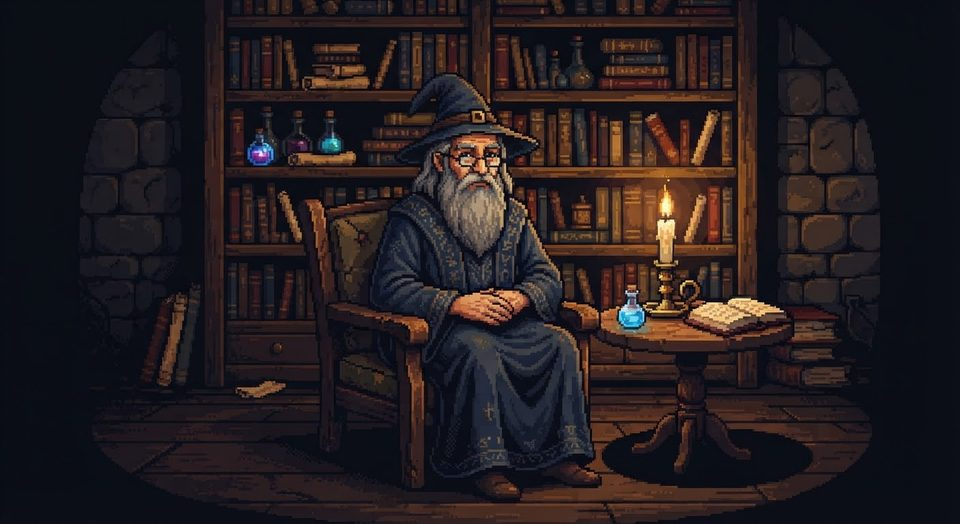
#> input picture assets/img/study.jpg, 960 x 524 px
$ python make_medius_reactions.py
#> lines starting #> are read from the running program, lines starting #| are printed output that depends on the picture; after the words box and inside, x2 and y2 are one past the last pixel; in counts of white or black regions, pixels touching at a corner belong together
#!/usr/bin/env python3
"""HealthWiz Kingdom: Medius's reaction frames for the Wizard's Counsel (js/v6-counsel.js).

Reads assets/img/study.jpg and writes assets/img/medius-reactions.webp (lossless), a sheet of small patches drawn in
the study's own style and colours: eyes (closed, happy, soft, looking up, wide), brows (raised inside ends, lifted),
mouth (smile, frown, open). His hands are never redrawn: they stay as painted. Each patch holds only the pixels that change; everything else stays the
study image. It also prints the patch layout that js/v6-counsel.js keeps in SHEET.

The nod and the breathing need no stored pixels: js/v6-counsel.js redraws the study itself shifted by a few pixels
inside the head outline HEAD below (the same polygon is in the script).

Needs Python 3 with Pillow and NumPy:   python3 tools/art/make_medius_reactions.py
"""
import json, os
import numpy as np
from PIL import Image

ROOT = os.path.join(os.path.dirname(os.path.abspath(__file__)), '..', '..')
SRC = os.path.join(ROOT, 'assets', 'img', 'study.jpg')
OUT = os.path.join(ROOT, 'assets', 'img', 'medius-reactions.webp')
A = np.asarray(Image.open(SRC).convert('RGB')).astype(np.int16)

# Head outline (hat, face, hair, beard) in study.jpg pixels: shifted by the nod and the breathing.
HEAD = [(402, 150), (402, 128), (406, 120), (410, 112), (410, 104), (414, 97), (418, 92), (424, 86), (432, 80), (440, 76),
        (448, 73), (458, 73), (462, 77), (466, 80), (470, 85), (474, 90), (478, 96), (482, 101), (488, 109), (494, 116),
        (500, 122), (506, 126), (512, 130), (518, 133), (524, 136), (530, 139), (536, 143), (539, 146), (530, 149),
        (520, 149), (518, 160), (518, 190), (516, 200), (512, 212), (508, 230), (500, 248), (490, 262), (480, 266),
        (468, 262), (458, 250), (448, 236), (440, 222), (432, 214), (424, 206), (414, 196), (408, 180), (404, 164)]

H = lambda s: np.array([int(s[i:i + 2], 16) for i in (0, 2, 4)], dtype=np.int16)
LID, LID2, LIDL, LASH, DARK = H('a0614f'), H('8b4b42'), H('bc8173'), H('2a0a05'), H('1b0605')
SCL, HL, IRIS, FORE = H('c6c7c1'), H('f9ebeb'), H('12121a'), H('c88a5c')
BROW, BROWL, BROWD = H('9a8a80'), H('baa9a1'), H('6d5f56')
LIP, LIPD, MOUTH, TONG = H('8a5148'), H('3f1d11'), H('200500'), H('8d5755')

def paint(img, x0, y0, rows, pal):
    for j, r in enumerate(rows):
        for i, c in enumerate(r):
            if c in pal: img[y0 + j, x0 + i] = pal[c]

EYEP = {'s': LID, 'S': LID2, 'l': LIDL, 'd': LASH, 'k': DARK, 'w': SCL, 'h': HL, 'i': IRIS, 'f': FORE}
EYES = {  # 16 x 8 at (458,150) for the left eye, mirrored at (485,150) for the right
    'closed': ['..ssssssssssss..', '.ssllllllllllss.', '.sssssssssssss..', '.ssssssssssssss.', '..ddsssssssddd..', '....ddddddd.....', '.....SSSSSS.....', '................'],
    'happy': ['..ssssssssssss..', '.ssssssssssssss.', '.sssssddddssss..', '.sssddsssssddss.', '..sdssssssssds..', '..sssssssssssS..', '.....SSSSSS.....', '................'],
    'soft': ['..ssssssssssss..', '.sslllllllllss..', '.ssssssssssssss.', '.sdddddddddddds.', '..kiiiiiiihiik..', '...kiiiiiiiik...', '................', '................'],
    'up': ['..ssssssssssss..', '.skkiihiikkkks..', '.kiiiiiiiwwwwk..', '.kwiiiwwwwwwwk..', '..kwwwwwwwwwk...', '...kkkkkkkkk....', '................', '................'],
    'wide': ['..ddddddddddd...', '.dkiiiiiiihhid..', '.kiiiiiiiihhik..', '.kiiiiiiiiiiik..', '.kwiiiiiiiiiwk..', '..kkkkkkkkkkk...', '................', '................'],
}
BROWP = {'b': BROW, 'l': BROWL, 'd': BROWD}
BROWS = {  # 20 x 8 at (455,139) left, mirrored at (483,139)
    'up': ['..............bb....', '.............bbl....', '............bbld....', '...........bbbd.....'] + ['.' * 20] * 4,
    'lift': ['.' * 20, '....bbbbbbbbbbbb....', '...blllllllllllbb...'] + ['.' * 20] * 5,
}
MOUTHP = {'l': LIP, 'L': LIPD, 'o': MOUTH, 't': TONG}
MOUTHS = {  # 32 x 8 at (464,177)
    'smile': ['.' * 32, '.' * 32, '...LL......................LL...', '....LL....................LL....', '.....LLLLLLLLLLLLLLLLLLLLLL.....', '......llllllllllllllllllll......', '.......LLLLLLLLLLLLLLLLLL.......', '.' * 32],
    'frown': ['.' * 32, '.' * 32, '.' * 32, '......LLLLLLLLLLLLLLLLLLLL......', '.....LLllllllllllllllllllLL.....', '....LL.llllllllllllllllll.LL....', '...LL......................LL...', '.' * 32],
    'open': ['.' * 32, '.' * 32, '.......LLLLLLLLLLLLLLLLLL.......', '......Loooooooooooooooooool.....', '......Loooooooooooooooooool.....', '.......Lootttttttttttttol.......', '........LLlllllllllllLL.........', '.' * 32],
}

def patch(edit):
    """Run edit(img) on a copy of the study; return (x, y, rgba) holding only the pixels that changed."""
    img = A.copy(); edit(img); ch = (img != A).any(-1)
    ys, xs = np.nonzero(ch); x0, x1, y0, y1 = xs.min(), xs.max() + 1, ys.min(), ys.max() + 1
    rgba = np.zeros((y1 - y0, x1 - x0, 4), np.uint8); sub = ch[y0:y1, x0:x1]
    rgba[..., :3] = img[y0:y1, x0:x1]; rgba[..., 3] = np.where(sub, 255, 0)
    return int(x0), int(y0), rgba
PARTS = {}
for n, e in EYES.items():
    PARTS['eyes:' + n] = patch(lambda im, e=e: (paint(im, 458, 150, e, EYEP), paint(im, 485, 150, [r[::-1] for r in e], EYEP)))
#> this loop made 5 passes
#> pass 1, in patch, `ch = (img != A).any(-1)`:
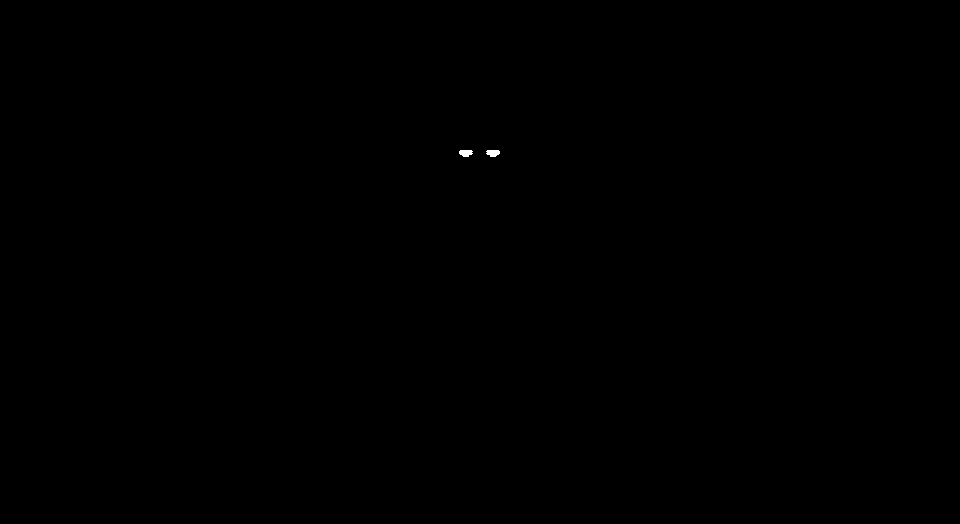
#> ch: shape (524, 960) bool; 0.03% white; 2 white regions, box (x1, y1, x2, y2) and area: (459, 150, 473, 157) 78, (486, 150, 500, 157) 78
#> after the loop, PARTS = 5 items
for n, b in BROWS.items():
    PARTS['brows:' + n] = patch(lambda im, b=b: (paint(im, 455, 139, b, BROWP), paint(im, 483, 139, [r[::-1] for r in b], BROWP)))
#> this loop made 2 passes
#> after the loop, PARTS = 7 items
for n, m in MOUTHS.items():
    PARTS['mouth:' + n] = patch(lambda im, m=m: paint(im, 464, 177, m, MOUTHP))
#> this loop made 3 passes
#> after the loop, PARTS = 10 items

# pack in one row-wrapped sheet
order = list(PARTS); W = 256; x = y = rowh = 0; layout = {}
#> after `order = list(PARTS)`: order = ['eyes:closed', 'eyes:happy', 'eyes:soft', 'eyes:up', 'eyes:wide', 'brows:up', 'brows:lift', 'mouth:smile', 'mouth:frown', 'mouth:open']
for n in order:
    _, _, a = PARTS[n]; h, w = a.shape[:2]
    if x + w > W: x = 0; y += rowh + 1; rowh = 0
    layout[n] = (x, y, w, h); x += w + 1; rowh = max(rowh, h)
#> this loop made 10 passes
#> (n, h, w, x, y, rowh) on pass 7: ('brows:lift', 2, 42, 43, 8, 2)
#> (n, h, w, x, rowh) on passes 1 to 6: ('eyes:closed', 7, 41, 42, 7), ('eyes:happy', 7, 41, 84, 7), ('eyes:soft', 6, 41, 126, 7), ('eyes:up', 6, 41, 168, 7), ('eyes:wide', 6, 41, 210, 7), ('brows:up', 4, 26, 237, 7)
#> after the loop, layout = 10 items; rowh = 5; x = 119; y = 8
sheet = np.zeros((y + rowh, W, 4), np.uint8)
for n in order:
    sx, sy, w, h = layout[n]; sheet[sy:sy + h, sx:sx + w] = PARTS[n][2]
#> this loop made 10 passes
#> (n, sx, sy, w, h) on passes 1 to 10: ('eyes:closed', 0, 0, 41, 7), ('eyes:happy', 42, 0, 41, 7), ('eyes:soft', 84, 0, 41, 6), ('eyes:up', 126, 0, 41, 6), ('eyes:wide', 168, 0, 41, 6), ('brows:up', 210, 0, 26, 4), ('brows:lift', 0, 8, 42, 2), ('mouth:smile', 43, 8, 26, 5), ('mouth:frown', 70, 8, 26, 4), ('mouth:open', 97, 8, 21, 5)
Image.fromarray(sheet).save(OUT, 'WEBP', lossless=True, quality=100, method=6)
print('wrote', os.path.relpath(OUT, ROOT), sheet.shape[1], 'x', sheet.shape[0], os.path.getsize(OUT), 'bytes')
#| wrote assets/img/medius-reactions.webp 256 x 13 390 bytes
print('SHEET=' + json.dumps({n: [layout[n][0], layout[n][1], layout[n][2], layout[n][3], PARTS[n][0], PARTS[n][1]] for n in order}, separators=(',', ':')))
#> (printed output is left out)
print('HEAD=' + json.dumps(HEAD, separators=(',', ':')))
